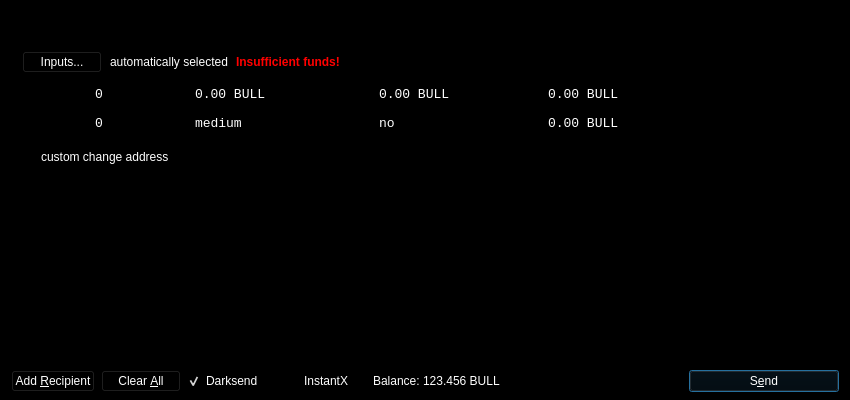
<?xml version="1.0" encoding="UTF-8"?>
<ui version="4.0">
 <class>SendCoinsDialog</class>
 <widget class="QDialog" name="SendCoinsDialog">
  <property name="geometry">
   <rect>
    <x>0</x>
    <y>0</y>
    <width>850</width>
    <height>400</height>
   </rect>
  </property>
  <property name="palette">
   <palette>
    <active>
     <colorrole role="WindowText">
      <brush brushstyle="SolidPattern">
       <color alpha="255">
        <red>255</red>
        <green>255</green>
        <blue>255</blue>
       </color>
      </brush>
     </colorrole>
     <colorrole role="Button">
      <brush brushstyle="SolidPattern">
       <color alpha="255">
        <red>0</red>
        <green>0</green>
        <blue>0</blue>
       </color>
      </brush>
     </colorrole>
     <colorrole role="Light">
      <brush brushstyle="SolidPattern">
       <color alpha="255">
        <red>0</red>
        <green>0</green>
        <blue>0</blue>
       </color>
      </brush>
     </colorrole>
     <colorrole role="Midlight">
      <brush brushstyle="SolidPattern">
       <color alpha="255">
        <red>0</red>
        <green>0</green>
        <blue>0</blue>
       </color>
      </brush>
     </colorrole>
     <colorrole role="Dark">
      <brush brushstyle="SolidPattern">
       <color alpha="255">
        <red>0</red>
        <green>0</green>
        <blue>0</blue>
       </color>
      </brush>
     </colorrole>
     <colorrole role="Mid">
      <brush brushstyle="SolidPattern">
       <color alpha="255">
        <red>0</red>
        <green>0</green>
        <blue>0</blue>
       </color>
      </brush>
     </colorrole>
     <colorrole role="Text">
      <brush brushstyle="SolidPattern">
       <color alpha="255">
        <red>255</red>
        <green>255</green>
        <blue>255</blue>
       </color>
      </brush>
     </colorrole>
     <colorrole role="BrightText">
      <brush brushstyle="SolidPattern">
       <color alpha="255">
        <red>255</red>
        <green>255</green>
        <blue>255</blue>
       </color>
      </brush>
     </colorrole>
     <colorrole role="ButtonText">
      <brush brushstyle="SolidPattern">
       <color alpha="255">
        <red>255</red>
        <green>255</green>
        <blue>255</blue>
       </color>
      </brush>
     </colorrole>
     <colorrole role="Base">
      <brush brushstyle="SolidPattern">
       <color alpha="255">
        <red>0</red>
        <green>0</green>
        <blue>0</blue>
       </color>
      </brush>
     </colorrole>
     <colorrole role="Window">
      <brush brushstyle="SolidPattern">
       <color alpha="255">
        <red>0</red>
        <green>0</green>
        <blue>0</blue>
       </color>
      </brush>
     </colorrole>
     <colorrole role="Shadow">
      <brush brushstyle="SolidPattern">
       <color alpha="255">
        <red>0</red>
        <green>0</green>
        <blue>0</blue>
       </color>
      </brush>
     </colorrole>
     <colorrole role="AlternateBase">
      <brush brushstyle="SolidPattern">
       <color alpha="255">
        <red>0</red>
        <green>0</green>
        <blue>0</blue>
       </color>
      </brush>
     </colorrole>
     <colorrole role="ToolTipBase">
      <brush brushstyle="SolidPattern">
       <color alpha="255">
        <red>255</red>
        <green>255</green>
        <blue>220</blue>
       </color>
      </brush>
     </colorrole>
     <colorrole role="ToolTipText">
      <brush brushstyle="SolidPattern">
       <color alpha="255">
        <red>0</red>
        <green>0</green>
        <blue>0</blue>
       </color>
      </brush>
     </colorrole>
    </active>
    <inactive>
     <colorrole role="WindowText">
      <brush brushstyle="SolidPattern">
       <color alpha="255">
        <red>255</red>
        <green>255</green>
        <blue>255</blue>
       </color>
      </brush>
     </colorrole>
     <colorrole role="Button">
      <brush brushstyle="SolidPattern">
       <color alpha="255">
        <red>0</red>
        <green>0</green>
        <blue>0</blue>
       </color>
      </brush>
     </colorrole>
     <colorrole role="Light">
      <brush brushstyle="SolidPattern">
       <color alpha="255">
        <red>0</red>
        <green>0</green>
        <blue>0</blue>
       </color>
      </brush>
     </colorrole>
     <colorrole role="Midlight">
      <brush brushstyle="SolidPattern">
       <color alpha="255">
        <red>0</red>
        <green>0</green>
        <blue>0</blue>
       </color>
      </brush>
     </colorrole>
     <colorrole role="Dark">
      <brush brushstyle="SolidPattern">
       <color alpha="255">
        <red>0</red>
        <green>0</green>
        <blue>0</blue>
       </color>
      </brush>
     </colorrole>
     <colorrole role="Mid">
      <brush brushstyle="SolidPattern">
       <color alpha="255">
        <red>0</red>
        <green>0</green>
        <blue>0</blue>
       </color>
      </brush>
     </colorrole>
     <colorrole role="Text">
      <brush brushstyle="SolidPattern">
       <color alpha="255">
        <red>255</red>
        <green>255</green>
        <blue>255</blue>
       </color>
      </brush>
     </colorrole>
     <colorrole role="BrightText">
      <brush brushstyle="SolidPattern">
       <color alpha="255">
        <red>255</red>
        <green>255</green>
        <blue>255</blue>
       </color>
      </brush>
     </colorrole>
     <colorrole role="ButtonText">
      <brush brushstyle="SolidPattern">
       <color alpha="255">
        <red>255</red>
        <green>255</green>
        <blue>255</blue>
       </color>
      </brush>
     </colorrole>
     <colorrole role="Base">
      <brush brushstyle="SolidPattern">
       <color alpha="255">
        <red>0</red>
        <green>0</green>
        <blue>0</blue>
       </color>
      </brush>
     </colorrole>
     <colorrole role="Window">
      <brush brushstyle="SolidPattern">
       <color alpha="255">
        <red>0</red>
        <green>0</green>
        <blue>0</blue>
       </color>
      </brush>
     </colorrole>
     <colorrole role="Shadow">
      <brush brushstyle="SolidPattern">
       <color alpha="255">
        <red>0</red>
        <green>0</green>
        <blue>0</blue>
       </color>
      </brush>
     </colorrole>
     <colorrole role="AlternateBase">
      <brush brushstyle="SolidPattern">
       <color alpha="255">
        <red>0</red>
        <green>0</green>
        <blue>0</blue>
       </color>
      </brush>
     </colorrole>
     <colorrole role="ToolTipBase">
      <brush brushstyle="SolidPattern">
       <color alpha="255">
        <red>255</red>
        <green>255</green>
        <blue>220</blue>
       </color>
      </brush>
     </colorrole>
     <colorrole role="ToolTipText">
      <brush brushstyle="SolidPattern">
       <color alpha="255">
        <red>0</red>
        <green>0</green>
        <blue>0</blue>
       </color>
      </brush>
     </colorrole>
    </inactive>
    <disabled>
     <colorrole role="WindowText">
      <brush brushstyle="SolidPattern">
       <color alpha="255">
        <red>0</red>
        <green>0</green>
        <blue>0</blue>
       </color>
      </brush>
     </colorrole>
     <colorrole role="Button">
      <brush brushstyle="SolidPattern">
       <color alpha="255">
        <red>0</red>
        <green>0</green>
        <blue>0</blue>
       </color>
      </brush>
     </colorrole>
     <colorrole role="Light">
      <brush brushstyle="SolidPattern">
       <color alpha="255">
        <red>0</red>
        <green>0</green>
        <blue>0</blue>
       </color>
      </brush>
     </colorrole>
     <colorrole role="Midlight">
      <brush brushstyle="SolidPattern">
       <color alpha="255">
        <red>0</red>
        <green>0</green>
        <blue>0</blue>
       </color>
      </brush>
     </colorrole>
     <colorrole role="Dark">
      <brush brushstyle="SolidPattern">
       <color alpha="255">
        <red>0</red>
        <green>0</green>
        <blue>0</blue>
       </color>
      </brush>
     </colorrole>
     <colorrole role="Mid">
      <brush brushstyle="SolidPattern">
       <color alpha="255">
        <red>0</red>
        <green>0</green>
        <blue>0</blue>
       </color>
      </brush>
     </colorrole>
     <colorrole role="Text">
      <brush brushstyle="SolidPattern">
       <color alpha="255">
        <red>0</red>
        <green>0</green>
        <blue>0</blue>
       </color>
      </brush>
     </colorrole>
     <colorrole role="BrightText">
      <brush brushstyle="SolidPattern">
       <color alpha="255">
        <red>255</red>
        <green>255</green>
        <blue>255</blue>
       </color>
      </brush>
     </colorrole>
     <colorrole role="ButtonText">
      <brush brushstyle="SolidPattern">
       <color alpha="255">
        <red>0</red>
        <green>0</green>
        <blue>0</blue>
       </color>
      </brush>
     </colorrole>
     <colorrole role="Base">
      <brush brushstyle="SolidPattern">
       <color alpha="255">
        <red>0</red>
        <green>0</green>
        <blue>0</blue>
       </color>
      </brush>
     </colorrole>
     <colorrole role="Window">
      <brush brushstyle="SolidPattern">
       <color alpha="255">
        <red>0</red>
        <green>0</green>
        <blue>0</blue>
       </color>
      </brush>
     </colorrole>
     <colorrole role="Shadow">
      <brush brushstyle="SolidPattern">
       <color alpha="255">
        <red>0</red>
        <green>0</green>
        <blue>0</blue>
       </color>
      </brush>
     </colorrole>
     <colorrole role="AlternateBase">
      <brush brushstyle="SolidPattern">
       <color alpha="255">
        <red>0</red>
        <green>0</green>
        <blue>0</blue>
       </color>
      </brush>
     </colorrole>
     <colorrole role="ToolTipBase">
      <brush brushstyle="SolidPattern">
       <color alpha="255">
        <red>255</red>
        <green>255</green>
        <blue>220</blue>
       </color>
      </brush>
     </colorrole>
     <colorrole role="ToolTipText">
      <brush brushstyle="SolidPattern">
       <color alpha="255">
        <red>0</red>
        <green>0</green>
        <blue>0</blue>
       </color>
      </brush>
     </colorrole>
    </disabled>
   </palette>
  </property>
  <property name="windowTitle">
   <string>Send Coins</string>
  </property>
  <layout class="QVBoxLayout" name="verticalLayout" stretch="0,1,0">
   <property name="bottomMargin">
    <number>8</number>
   </property>
   <item>
    <widget class="QFrame" name="frameCoinControl">
     <property name="sizePolicy">
      <sizepolicy hsizetype="Expanding" vsizetype="Expanding">
       <horstretch>0</horstretch>
       <verstretch>0</verstretch>
      </sizepolicy>
     </property>
     <property name="maximumSize">
      <size>
       <width>16777215</width>
       <height>16777215</height>
      </size>
     </property>
     <property name="frameShape">
      <enum>QFrame::StyledPanel</enum>
     </property>
     <property name="frameShadow">
      <enum>QFrame::Sunken</enum>
     </property>
     <layout class="QVBoxLayout" name="verticalLayoutCoinControl2">
      <property name="spacing">
       <number>6</number>
      </property>
      <property name="leftMargin">
       <number>0</number>
      </property>
      <property name="topMargin">
       <number>0</number>
      </property>
      <property name="rightMargin">
       <number>0</number>
      </property>
      <property name="bottomMargin">
       <number>6</number>
      </property>
      <item>
       <layout class="QVBoxLayout" name="verticalLayoutCoinControl" stretch="0,0,0,0,1">
        <property name="spacing">
         <number>0</number>
        </property>
        <property name="leftMargin">
         <number>10</number>
        </property>
        <property name="topMargin">
         <number>10</number>
        </property>
        <item>
         <layout class="QHBoxLayout" name="horizontalLayoutCoinControl1">
          <property name="bottomMargin">
           <number>15</number>
          </property>
          <item>
           <widget class="QLabel" name="labelCoinControlFeatures">
            <property name="sizePolicy">
             <sizepolicy hsizetype="Preferred" vsizetype="Maximum">
              <horstretch>0</horstretch>
              <verstretch>0</verstretch>
             </sizepolicy>
            </property>
            <property name="font">
             <font>
              <weight>75</weight>
              <bold>true</bold>
             </font>
            </property>
            <property name="styleSheet">
             <string notr="true">font-weight:bold;</string>
            </property>
            <property name="text">
             <string>Coin Control Features</string>
            </property>
           </widget>
          </item>
         </layout>
        </item>
        <item>
         <layout class="QHBoxLayout" name="horizontalLayoutCoinControl2" stretch="0,0,0,0">
          <property name="spacing">
           <number>8</number>
          </property>
          <property name="bottomMargin">
           <number>10</number>
          </property>
          <item>
           <widget class="QPushButton" name="pushButtonCoinControl">
            <property name="styleSheet">
             <string notr="true"/>
            </property>
            <property name="text">
             <string>Inputs...</string>
            </property>
           </widget>
          </item>
          <item>
           <widget class="QLabel" name="labelCoinControlAutomaticallySelected">
            <property name="text">
             <string>automatically selected</string>
            </property>
            <property name="margin">
             <number>5</number>
            </property>
           </widget>
          </item>
          <item>
           <widget class="QLabel" name="labelCoinControlInsuffFunds">
            <property name="font">
             <font>
              <weight>75</weight>
              <bold>true</bold>
             </font>
            </property>
            <property name="styleSheet">
             <string notr="true">color:red;font-weight:bold;</string>
            </property>
            <property name="text">
             <string>Insufficient funds!</string>
            </property>
            <property name="margin">
             <number>5</number>
            </property>
           </widget>
          </item>
          <item>
           <spacer name="horizontalSpacerCoinControl">
            <property name="orientation">
             <enum>Qt::Horizontal</enum>
            </property>
            <property name="sizeHint" stdset="0">
             <size>
              <width>40</width>
              <height>1</height>
             </size>
            </property>
           </spacer>
          </item>
         </layout>
        </item>
        <item>
         <widget class="QWidget" name="widgetCoinControl" native="true">
          <property name="sizePolicy">
           <sizepolicy hsizetype="Preferred" vsizetype="Preferred">
            <horstretch>0</horstretch>
            <verstretch>0</verstretch>
           </sizepolicy>
          </property>
          <property name="minimumSize">
           <size>
            <width>0</width>
            <height>0</height>
           </size>
          </property>
          <property name="styleSheet">
           <string notr="true"/>
          </property>
          <layout class="QHBoxLayout" name="horizontalLayoutCoinControl5">
           <property name="leftMargin">
            <number>0</number>
           </property>
           <property name="topMargin">
            <number>0</number>
           </property>
           <property name="rightMargin">
            <number>0</number>
           </property>
           <property name="bottomMargin">
            <number>0</number>
           </property>
           <item>
            <layout class="QHBoxLayout" name="horizontalLayoutCoinControl3" stretch="0,0,0,1">
             <property name="spacing">
              <number>20</number>
             </property>
             <property name="topMargin">
              <number>0</number>
             </property>
             <property name="bottomMargin">
              <number>10</number>
             </property>
             <item>
              <layout class="QFormLayout" name="formLayoutCoinControl1">
               <property name="horizontalSpacing">
                <number>10</number>
               </property>
               <property name="verticalSpacing">
                <number>14</number>
               </property>
               <property name="leftMargin">
                <number>10</number>
               </property>
               <property name="topMargin">
                <number>4</number>
               </property>
               <property name="rightMargin">
                <number>6</number>
               </property>
               <item row="0" column="0">
                <widget class="QLabel" name="labelCoinControlQuantityText">
                 <property name="styleSheet">
                  <string notr="true">font-weight:bold;</string>
                 </property>
                 <property name="text">
                  <string>Quantity:</string>
                 </property>
                 <property name="margin">
                  <number>0</number>
                 </property>
                </widget>
               </item>
               <item row="0" column="1">
                <widget class="QLabel" name="labelCoinControlQuantity">
                 <property name="font">
                  <font>
                   <family>Monospace</family>
                   <pointsize>10</pointsize>
                  </font>
                 </property>
                 <property name="cursor">
                  <cursorShape>IBeamCursor</cursorShape>
                 </property>
                 <property name="contextMenuPolicy">
                  <enum>Qt::ActionsContextMenu</enum>
                 </property>
                 <property name="text">
                  <string>0</string>
                 </property>
                 <property name="margin">
                  <number>0</number>
                 </property>
                 <property name="textInteractionFlags">
                  <set>Qt::LinksAccessibleByMouse|Qt::TextSelectableByKeyboard|Qt::TextSelectableByMouse</set>
                 </property>
                </widget>
               </item>
               <item row="1" column="0">
                <widget class="QLabel" name="labelCoinControlBytesText">
                 <property name="styleSheet">
                  <string notr="true">font-weight:bold;</string>
                 </property>
                 <property name="text">
                  <string>Bytes:</string>
                 </property>
                </widget>
               </item>
               <item row="1" column="1">
                <widget class="QLabel" name="labelCoinControlBytes">
                 <property name="font">
                  <font>
                   <family>Monospace</family>
                   <pointsize>10</pointsize>
                  </font>
                 </property>
                 <property name="cursor">
                  <cursorShape>IBeamCursor</cursorShape>
                 </property>
                 <property name="contextMenuPolicy">
                  <enum>Qt::ActionsContextMenu</enum>
                 </property>
                 <property name="text">
                  <string>0</string>
                 </property>
                 <property name="textInteractionFlags">
                  <set>Qt::LinksAccessibleByMouse|Qt::TextSelectableByKeyboard|Qt::TextSelectableByMouse</set>
                 </property>
                </widget>
               </item>
              </layout>
             </item>
             <item>
              <layout class="QFormLayout" name="formLayoutCoinControl2">
               <property name="horizontalSpacing">
                <number>10</number>
               </property>
               <property name="verticalSpacing">
                <number>14</number>
               </property>
               <property name="leftMargin">
                <number>6</number>
               </property>
               <property name="topMargin">
                <number>4</number>
               </property>
               <property name="rightMargin">
                <number>6</number>
               </property>
               <item row="0" column="0">
                <widget class="QLabel" name="labelCoinControlAmountText">
                 <property name="styleSheet">
                  <string notr="true">font-weight:bold;</string>
                 </property>
                 <property name="text">
                  <string>Amount:</string>
                 </property>
                 <property name="margin">
                  <number>0</number>
                 </property>
                </widget>
               </item>
               <item row="0" column="1">
                <widget class="QLabel" name="labelCoinControlAmount">
                 <property name="font">
                  <font>
                   <family>Monospace</family>
                   <pointsize>10</pointsize>
                  </font>
                 </property>
                 <property name="cursor">
                  <cursorShape>IBeamCursor</cursorShape>
                 </property>
                 <property name="contextMenuPolicy">
                  <enum>Qt::ActionsContextMenu</enum>
                 </property>
                 <property name="text">
                  <string>0.00 BULL</string>
                 </property>
                 <property name="textInteractionFlags">
                  <set>Qt::LinksAccessibleByMouse|Qt::TextSelectableByKeyboard|Qt::TextSelectableByMouse</set>
                 </property>
                </widget>
               </item>
               <item row="1" column="0">
                <widget class="QLabel" name="labelCoinControlPriorityText">
                 <property name="styleSheet">
                  <string notr="true">font-weight:bold;</string>
                 </property>
                 <property name="text">
                  <string>Priority:</string>
                 </property>
                </widget>
               </item>
               <item row="1" column="1">
                <widget class="QLabel" name="labelCoinControlPriority">
                 <property name="font">
                  <font>
                   <family>Monospace</family>
                   <pointsize>10</pointsize>
                  </font>
                 </property>
                 <property name="cursor">
                  <cursorShape>IBeamCursor</cursorShape>
                 </property>
                 <property name="contextMenuPolicy">
                  <enum>Qt::ActionsContextMenu</enum>
                 </property>
                 <property name="text">
                  <string>medium</string>
                 </property>
                 <property name="textInteractionFlags">
                  <set>Qt::LinksAccessibleByMouse|Qt::TextSelectableByKeyboard|Qt::TextSelectableByMouse</set>
                 </property>
                </widget>
               </item>
              </layout>
             </item>
             <item>
              <layout class="QFormLayout" name="formLayoutCoinControl3">
               <property name="horizontalSpacing">
                <number>10</number>
               </property>
               <property name="verticalSpacing">
                <number>14</number>
               </property>
               <property name="leftMargin">
                <number>6</number>
               </property>
               <property name="topMargin">
                <number>4</number>
               </property>
               <property name="rightMargin">
                <number>6</number>
               </property>
               <item row="0" column="0">
                <widget class="QLabel" name="labelCoinControlFeeText">
                 <property name="styleSheet">
                  <string notr="true">font-weight:bold;</string>
                 </property>
                 <property name="text">
                  <string>Fee:</string>
                 </property>
                 <property name="margin">
                  <number>0</number>
                 </property>
                </widget>
               </item>
               <item row="0" column="1">
                <widget class="QLabel" name="labelCoinControlFee">
                 <property name="font">
                  <font>
                   <family>Monospace</family>
                   <pointsize>10</pointsize>
                  </font>
                 </property>
                 <property name="cursor">
                  <cursorShape>IBeamCursor</cursorShape>
                 </property>
                 <property name="contextMenuPolicy">
                  <enum>Qt::ActionsContextMenu</enum>
                 </property>
                 <property name="text">
                  <string>0.00 BULL</string>
                 </property>
                 <property name="textInteractionFlags">
                  <set>Qt::LinksAccessibleByMouse|Qt::TextSelectableByKeyboard|Qt::TextSelectableByMouse</set>
                 </property>
                </widget>
               </item>
               <item row="1" column="0">
                <widget class="QLabel" name="labelCoinControlLowOutputText">
                 <property name="styleSheet">
                  <string notr="true">font-weight:bold;</string>
                 </property>
                 <property name="text">
                  <string>Low Output:</string>
                 </property>
                </widget>
               </item>
               <item row="1" column="1">
                <widget class="QLabel" name="labelCoinControlLowOutput">
                 <property name="font">
                  <font>
                   <family>Monospace</family>
                   <pointsize>10</pointsize>
                  </font>
                 </property>
                 <property name="cursor">
                  <cursorShape>IBeamCursor</cursorShape>
                 </property>
                 <property name="contextMenuPolicy">
                  <enum>Qt::ActionsContextMenu</enum>
                 </property>
                 <property name="text">
                  <string>no</string>
                 </property>
                 <property name="textInteractionFlags">
                  <set>Qt::LinksAccessibleByMouse|Qt::TextSelectableByKeyboard|Qt::TextSelectableByMouse</set>
                 </property>
                </widget>
               </item>
              </layout>
             </item>
             <item>
              <layout class="QFormLayout" name="formLayoutCoinControl4">
               <property name="horizontalSpacing">
                <number>10</number>
               </property>
               <property name="verticalSpacing">
                <number>14</number>
               </property>
               <property name="leftMargin">
                <number>6</number>
               </property>
               <property name="topMargin">
                <number>4</number>
               </property>
               <property name="rightMargin">
                <number>6</number>
               </property>
               <item row="0" column="0">
                <widget class="QLabel" name="labelCoinControlAfterFeeText">
                 <property name="styleSheet">
                  <string notr="true">font-weight:bold;</string>
                 </property>
                 <property name="text">
                  <string>After Fee:</string>
                 </property>
                 <property name="margin">
                  <number>0</number>
                 </property>
                </widget>
               </item>
               <item row="0" column="1">
                <widget class="QLabel" name="labelCoinControlAfterFee">
                 <property name="font">
                  <font>
                   <family>Monospace</family>
                   <pointsize>10</pointsize>
                  </font>
                 </property>
                 <property name="cursor">
                  <cursorShape>IBeamCursor</cursorShape>
                 </property>
                 <property name="contextMenuPolicy">
                  <enum>Qt::ActionsContextMenu</enum>
                 </property>
                 <property name="text">
                  <string>0.00 BULL</string>
                 </property>
                 <property name="textInteractionFlags">
                  <set>Qt::LinksAccessibleByMouse|Qt::TextSelectableByKeyboard|Qt::TextSelectableByMouse</set>
                 </property>
                </widget>
               </item>
               <item row="1" column="0">
                <widget class="QLabel" name="labelCoinControlChangeText">
                 <property name="styleSheet">
                  <string notr="true">font-weight:bold;</string>
                 </property>
                 <property name="text">
                  <string>Change</string>
                 </property>
                </widget>
               </item>
               <item row="1" column="1">
                <widget class="QLabel" name="labelCoinControlChange">
                 <property name="font">
                  <font>
                   <family>Monospace</family>
                   <pointsize>10</pointsize>
                  </font>
                 </property>
                 <property name="cursor">
                  <cursorShape>IBeamCursor</cursorShape>
                 </property>
                 <property name="contextMenuPolicy">
                  <enum>Qt::ActionsContextMenu</enum>
                 </property>
                 <property name="text">
                  <string>0.00 BULL</string>
                 </property>
                 <property name="textInteractionFlags">
                  <set>Qt::LinksAccessibleByMouse|Qt::TextSelectableByKeyboard|Qt::TextSelectableByMouse</set>
                 </property>
                </widget>
               </item>
              </layout>
             </item>
            </layout>
           </item>
          </layout>
         </widget>
        </item>
        <item>
         <layout class="QHBoxLayout" name="horizontalLayoutCoinControl4" stretch="0,0,0">
          <property name="spacing">
           <number>12</number>
          </property>
          <property name="sizeConstraint">
           <enum>QLayout::SetDefaultConstraint</enum>
          </property>
          <property name="topMargin">
           <number>5</number>
          </property>
          <property name="rightMargin">
           <number>5</number>
          </property>
          <item>
           <widget class="QCheckBox" name="checkBoxCoinControlChange">
            <property name="text">
             <string>custom change address</string>
            </property>
           </widget>
          </item>
          <item>
           <widget class="QLineEdit" name="lineEditCoinControlChange">
            <property name="enabled">
             <bool>false</bool>
            </property>
            <property name="sizePolicy">
             <sizepolicy hsizetype="Expanding" vsizetype="Fixed">
              <horstretch>0</horstretch>
              <verstretch>0</verstretch>
             </sizepolicy>
            </property>
           </widget>
          </item>
          <item>
           <widget class="QLabel" name="labelCoinControlChangeLabel">
            <property name="sizePolicy">
             <sizepolicy hsizetype="Preferred" vsizetype="Expanding">
              <horstretch>0</horstretch>
              <verstretch>0</verstretch>
             </sizepolicy>
            </property>
            <property name="minimumSize">
             <size>
              <width>0</width>
              <height>0</height>
             </size>
            </property>
            <property name="text">
             <string/>
            </property>
            <property name="margin">
             <number>3</number>
            </property>
           </widget>
          </item>
         </layout>
        </item>
        <item>
         <spacer name="verticalSpacerCoinControl">
          <property name="orientation">
           <enum>Qt::Vertical</enum>
          </property>
          <property name="sizeHint" stdset="0">
           <size>
            <width>800</width>
            <height>1</height>
           </size>
          </property>
         </spacer>
        </item>
       </layout>
      </item>
     </layout>
    </widget>
   </item>
   <item>
    <widget class="QScrollArea" name="scrollArea">
     <property name="widgetResizable">
      <bool>true</bool>
     </property>
     <widget class="QWidget" name="scrollAreaWidgetContents">
      <property name="geometry">
       <rect>
        <x>0</x>
        <y>0</y>
        <width>830</width>
        <height>145</height>
       </rect>
      </property>
      <layout class="QVBoxLayout" name="verticalLayout_2">
       <property name="leftMargin">
        <number>0</number>
       </property>
       <property name="topMargin">
        <number>0</number>
       </property>
       <property name="rightMargin">
        <number>0</number>
       </property>
       <property name="bottomMargin">
        <number>0</number>
       </property>
       <item>
        <layout class="QVBoxLayout" name="entries">
         <property name="spacing">
          <number>6</number>
         </property>
        </layout>
       </item>
       <item>
        <spacer name="verticalSpacer">
         <property name="orientation">
          <enum>Qt::Vertical</enum>
         </property>
         <property name="sizeHint" stdset="0">
          <size>
           <width>20</width>
           <height>40</height>
          </size>
         </property>
        </spacer>
       </item>
      </layout>
     </widget>
    </widget>
   </item>
   <item>
    <layout class="QHBoxLayout" name="horizontalLayout">
     <item>
      <widget class="QPushButton" name="addButton">
       <property name="toolTip">
        <string>Send to multiple recipients at once</string>
       </property>
       <property name="text">
        <string>Add &amp;Recipient</string>
       </property>
       <property name="autoDefault">
        <bool>false</bool>
       </property>
      </widget>
     </item>
     <item>
      <widget class="QPushButton" name="clearButton">
       <property name="sizePolicy">
        <sizepolicy hsizetype="Minimum" vsizetype="Fixed">
         <horstretch>0</horstretch>
         <verstretch>0</verstretch>
        </sizepolicy>
       </property>
       <property name="toolTip">
        <string>Remove all transaction fields</string>
       </property>
       <property name="text">
        <string>Clear &amp;All</string>
       </property>
       <property name="autoRepeatDelay">
        <number>300</number>
       </property>
       <property name="autoDefault">
        <bool>false</bool>
       </property>
      </widget>
     </item>
     <item>
      <layout class="QHBoxLayout" name="horizontalLayout_2">
       <property name="spacing">
        <number>3</number>
       </property>
       <item>
        <widget class="QCheckBox" name="checkUseDarksend">
         <property name="minimumSize">
          <size>
           <width>95</width>
           <height>0</height>
          </size>
         </property>
         <property name="text">
          <string>Darksend</string>
         </property>
         <property name="checked">
          <bool>true</bool>
         </property>
        </widget>
       </item>
       <item>
        <widget class="QCheckBox" name="checkInstantX">
         <property name="enabled">
          <bool>true</bool>
         </property>
         <property name="minimumSize">
          <size>
           <width>85</width>
           <height>0</height>
          </size>
         </property>
         <property name="text">
          <string>InstantX</string>
         </property>
        </widget>
       </item>
       <item>
        <widget class="QLabel" name="label">
         <property name="sizePolicy">
          <sizepolicy hsizetype="Preferred" vsizetype="Fixed">
           <horstretch>0</horstretch>
           <verstretch>0</verstretch>
          </sizepolicy>
         </property>
         <property name="text">
          <string>Balance:</string>
         </property>
        </widget>
       </item>
       <item>
        <widget class="QLabel" name="labelBalance">
         <property name="sizePolicy">
          <sizepolicy hsizetype="Preferred" vsizetype="Fixed">
           <horstretch>0</horstretch>
           <verstretch>0</verstretch>
          </sizepolicy>
         </property>
         <property name="cursor">
          <cursorShape>IBeamCursor</cursorShape>
         </property>
         <property name="text">
          <string>123.456 BULL</string>
         </property>
         <property name="textInteractionFlags">
          <set>Qt::LinksAccessibleByMouse|Qt::TextSelectableByKeyboard|Qt::TextSelectableByMouse</set>
         </property>
        </widget>
       </item>
      </layout>
     </item>
     <item>
      <spacer name="horizontalSpacer">
       <property name="orientation">
        <enum>Qt::Horizontal</enum>
       </property>
       <property name="sizeHint" stdset="0">
        <size>
         <width>40</width>
         <height>20</height>
        </size>
       </property>
      </spacer>
     </item>
     <item>
      <widget class="QPushButton" name="sendButton">
       <property name="minimumSize">
        <size>
         <width>150</width>
         <height>0</height>
        </size>
       </property>
       <property name="toolTip">
        <string>Confirm the send action</string>
       </property>
       <property name="text">
        <string>S&amp;end</string>
       </property>
       <property name="icon">
        <iconset resource="../bitcoin.qrc">
         <normaloff>:/icons/send</normaloff>:/icons/send</iconset>
       </property>
       <property name="default">
        <bool>true</bool>
       </property>
      </widget>
     </item>
    </layout>
   </item>
  </layout>
 </widget>
 <resources>
  <include location="../bitcoin.qrc"/>
 </resources>
 <connections/>
</ui>
